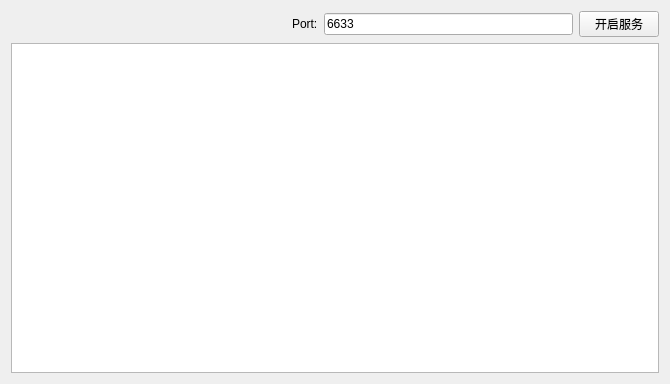
<?xml version="1.0" encoding="UTF-8"?>
<ui version="4.0">
 <class>NetworkServerWidget</class>
 <widget class="QWidget" name="NetworkServerWidget">
  <property name="geometry">
   <rect>
    <x>0</x>
    <y>0</y>
    <width>670</width>
    <height>384</height>
   </rect>
  </property>
  <property name="windowTitle">
   <string>Form</string>
  </property>
  <layout class="QVBoxLayout" name="verticalLayout">
   <item>
    <layout class="QHBoxLayout" name="horizontalLayout_2">
     <item>
      <spacer name="horizontalSpacer">
       <property name="orientation">
        <enum>Qt::Horizontal</enum>
       </property>
       <property name="sizeHint" stdset="0">
        <size>
         <width>40</width>
         <height>20</height>
        </size>
       </property>
      </spacer>
     </item>
     <item>
      <layout class="QHBoxLayout" name="horizontalLayout">
       <item>
        <widget class="QLabel" name="label">
         <property name="text">
          <string>Port:</string>
         </property>
        </widget>
       </item>
       <item>
        <widget class="QLineEdit" name="lineEditPort">
         <property name="text">
          <string>6633</string>
         </property>
        </widget>
       </item>
      </layout>
     </item>
     <item>
      <widget class="QPushButton" name="pushButtonStart">
       <property name="text">
        <string>开启服务</string>
       </property>
      </widget>
     </item>
    </layout>
   </item>
   <item>
    <widget class="QTextBrowser" name="textBrowser"/>
   </item>
  </layout>
 </widget>
 <resources/>
 <connections/>
</ui>
